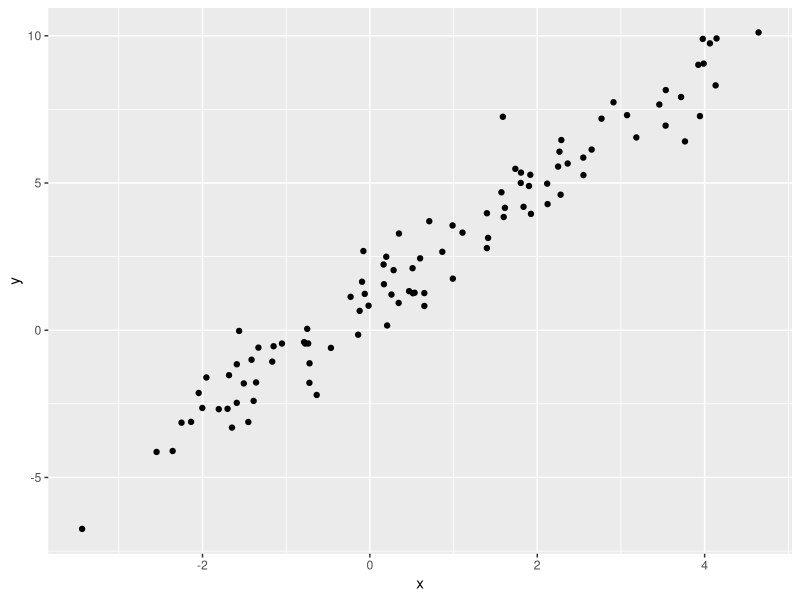

Recreate this plot in R.
## ---- chunk 1
library(tidyverse)
## ---- chunk 2
plot_df =
  tibble(
    x =rnorm(100, mean =1, sd=2),
    y= 1+2*x + rnorm(100)
  )
## ---- chunk 3
plot_df |>
  ggplot (aes(x=x, y=y)) +
  geom_point()

